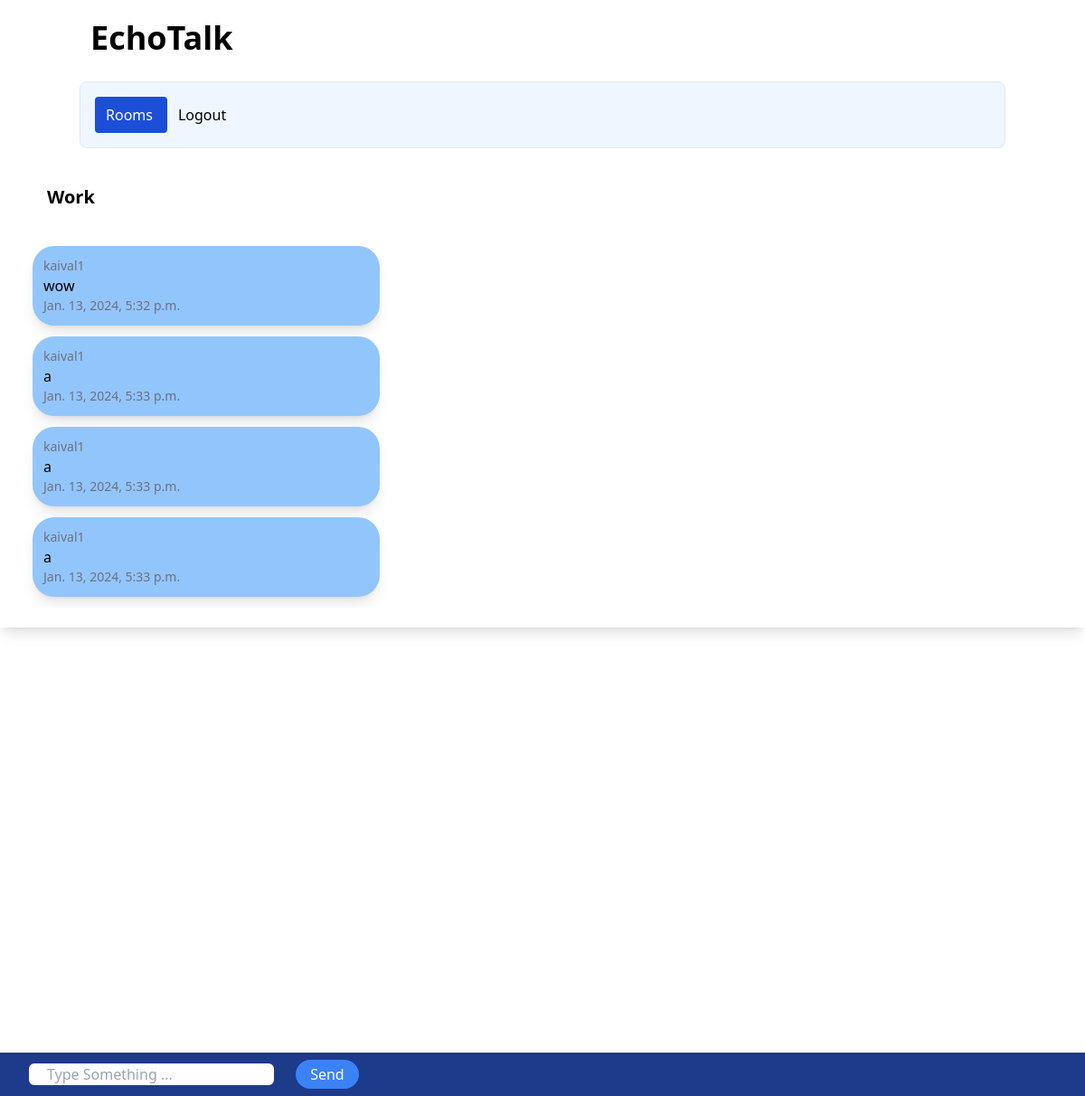
The page /rooms/work/ on the database as committed earlier.
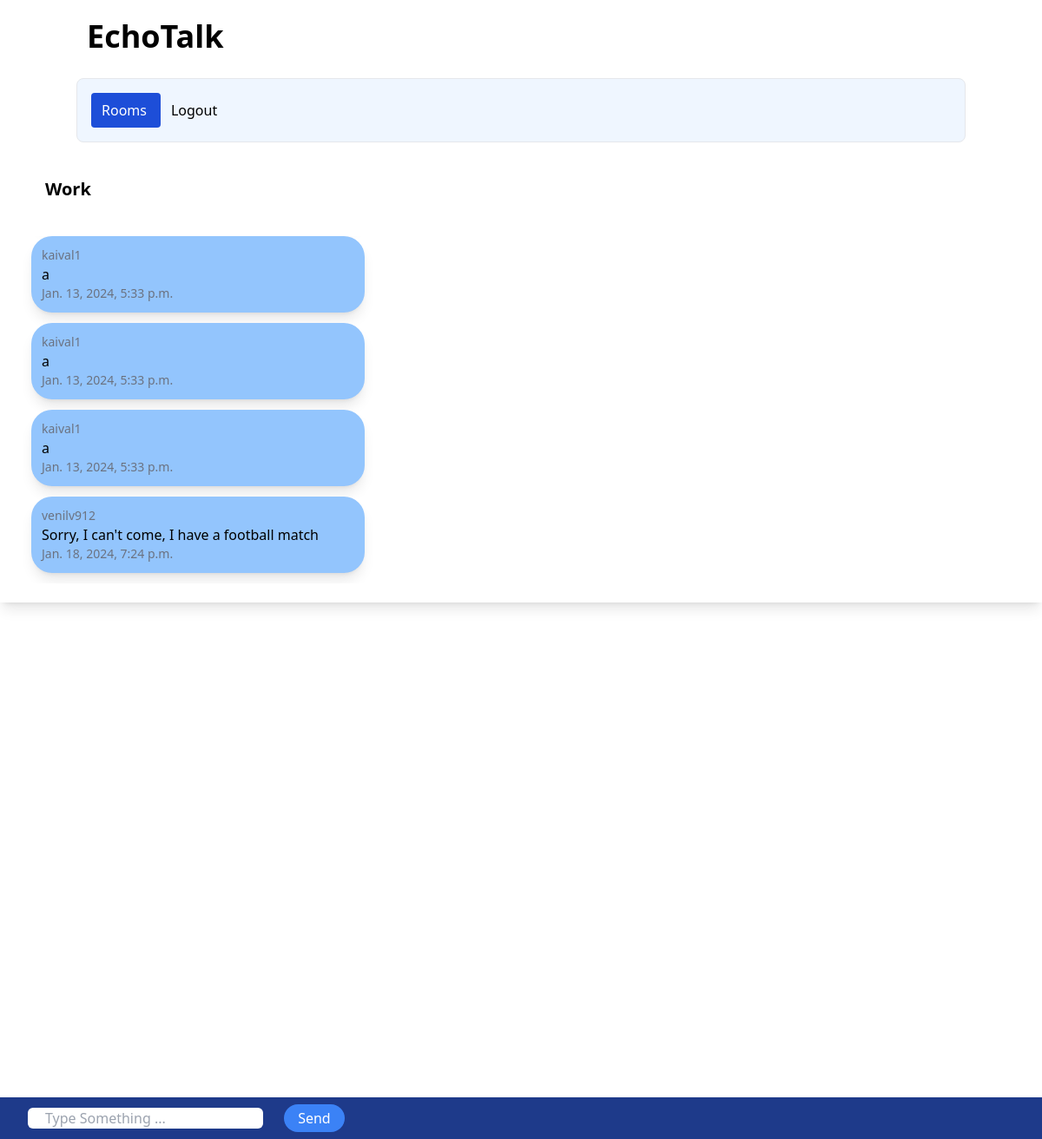
The same page on the database as committed later.
### chatapp/models.py (models this page shows)
class ChatMessage(models.Model):
    user=models.ForeignKey(User,on_delete=models.CASCADE)
    room=models.ForeignKey(ChatRoom,on_delete=models.CASCADE)
    message_content=models.TextField()
    date = models.DateTimeField(auto_now=True)
    class Meta:
        ordering=('date',)

### chatapp/views.py (the view)
# urls.py: path('<slug:slug>/',views.chatroom,name='chatroom'),
def chatroom(request,slug):
    chatroom=ChatRoom.objects.get(slug=slug)
    messages= ChatMessage.objects.filter(room=chatroom)[0:30]
    return render(request,'chatapp/room.html',{'chatroom':chatroom,'messages':messages})

### chatapp/templates/chatapp/room.html (shortened to what this page needs)
{% extends 'chatapp/base.html' %}
{% block body %}
<div class="m-10 font-bold text-xl">
{{ chatroom.name }}
</div>
<div class="message-container m-3 overflow-auto h-[400px]" id="message-container">
<div id="chat-messages">
    {% for message in messages %}
    <div class="message shadow-lg p-3 m-3 rounded-3xl w-1/3 bg-blue-300">
        <div class="text-sm text-gray-500">
            {{ message.user.username }}
        </div>
            {{ message.message_content }}
        <div class="text-sm text-gray-500">
            {{ message.date}}
        </div>
    </div>
    {% endfor %}
</div>
</div>
<div class="form-container fixed inset-x-0 bottom-0 bg-blue-900 p-2">
<form method="post">
    <input class="rounded-md px-5 ml-6" id="message-input" type="text" name="message" placeholder="Type Something ...">
    <button class="bg-blue-500 hover:bg-blue-600 text-white ml-5 py-1 px-4 rounded-full focus:outline-none focus:shadow-outline" id="send-button" type="submit">Send</button>
</form>
</div>
{% endblock %}

Rows that differ between the two databases and show on the page:
no longer on this page (row unchanged): ChatMessage: user.username "kaival1", message_content "wow", date "Jan. 13, 2024, 5:32 p.m."
added ChatMessage: user.username "venilv912", message_content "Sorry, I can't come, I have a football match", date "Jan. 18, 2024, 7:24 p.m."
